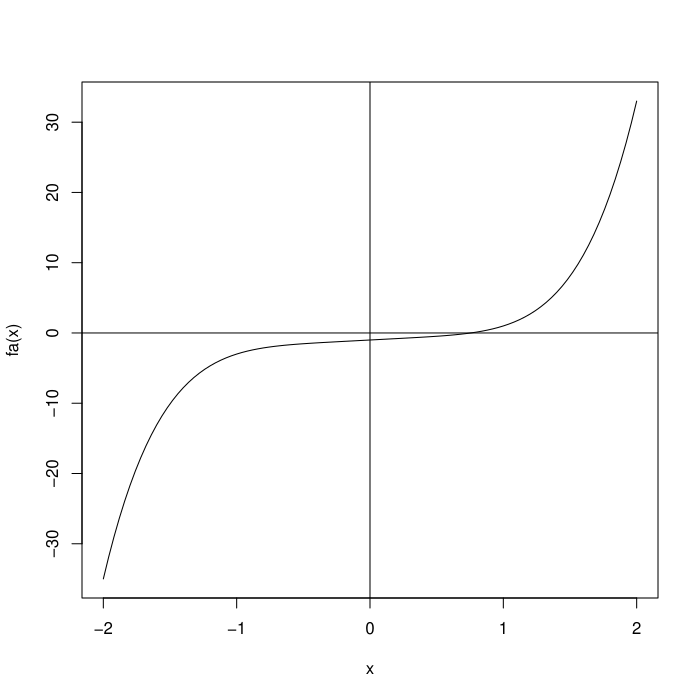

This chart was generated by the following R code:
#
# Copyright (c) 2015 by Xiaoye Meng.
#
# This program is free software: you can redistribute it and/or modify
# it under the terms of the GNU General Public License as published by
# the Free Software Foundation, either version 3 of the License, or
# (at your option) any later version.
#
# This program is distributed in the hope that it will be useful,
# but WITHOUT ANY WARRANTY; without even the implied warranty of
# MERCHANTABILITY or FITNESS FOR A PARTICULAR PURPOSE.  See the
# GNU General Public License for more details.
#
# You should have received a copy of the GNU General Public License
# along with this program.  If not, see <http://www.gnu.org/licenses/>.
#

source("c1/bisect.R")
fa = function(x) x ^ 5 + x - 1
curve(fa, -2, 2)
abline(h = 0, v = 0)
bisect(fa, 0, 1, 0.5e-8)
uniroot(fa, c(0, 1), tol = 1e-8)
fb = function(x) sin(x) - 6 * x - 5
curve(fb, -2, 2)
abline(h = 0, v = 0)
bisect(fb, -1, 0, 0.5e-8)
uniroot(fb, c(-1, 0), tol = 1e-8)
fc = function(x) log2(x) + x ^ 2 - 3
curve(fc, 0, 4)
abline(h = 0, v = 0)
bisect(fc, 1, 2, 0.5e-8)
uniroot(fc, c(1, 2), tol = 1e-8)
